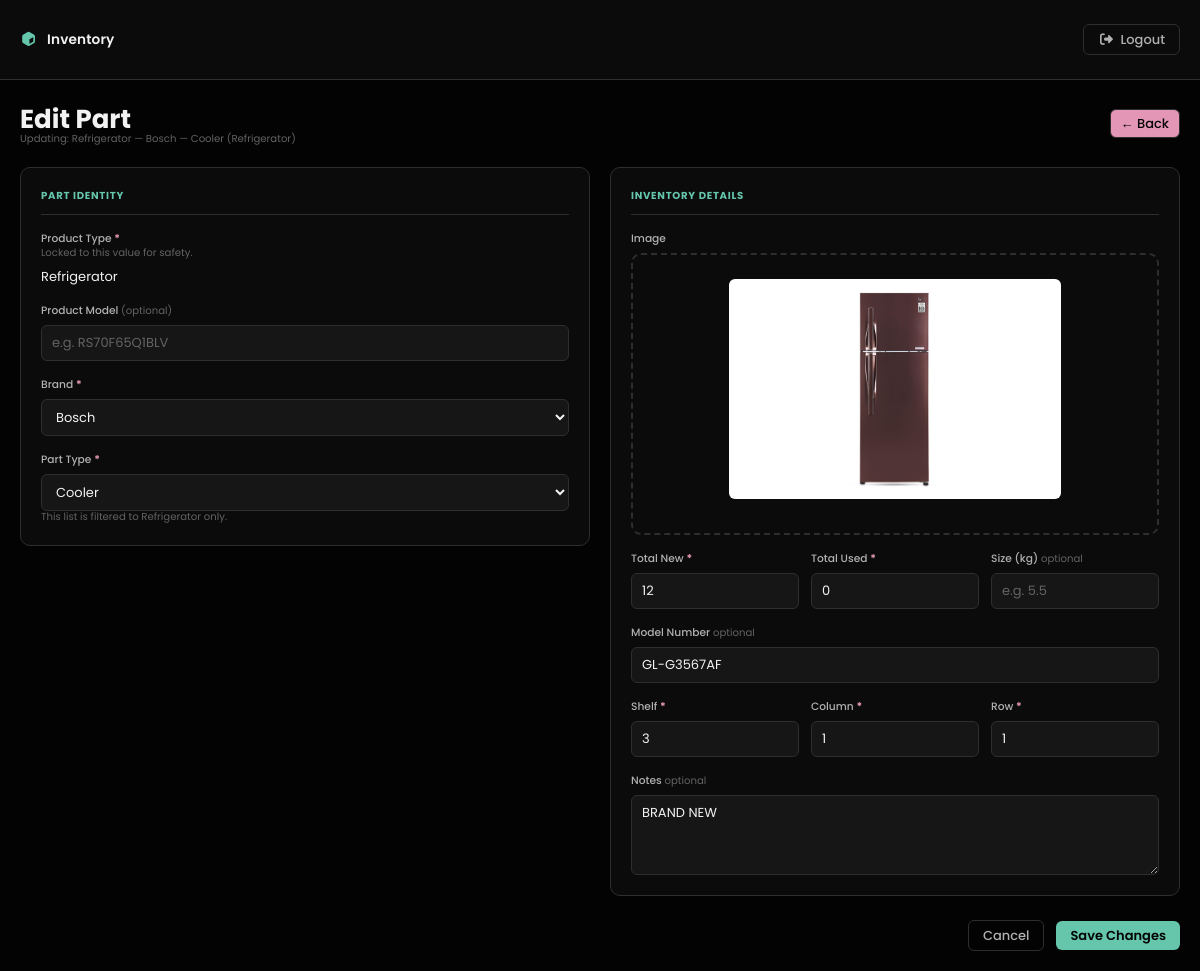
The app's page /part/edit/4 (signed in) with its own data.
### dashboard/models.py (models this page shows, shortened)
class Part(models.Model):
    product_type = models.ForeignKey(
        ProductType,
        on_delete=models.PROTECT,
        related_name="parts",
    )
    brand = models.ForeignKey(
        Brand,
        on_delete=models.PROTECT,
        related_name="parts",
    )
    part_type = models.ForeignKey(
        PartType,
        on_delete=models.PROTECT,
        related_name="parts",
    )
    image = models.ImageField(upload_to="parts/", null=True, blank=True)
    product_model = models.CharField(max_length=100, null=True, blank=True)
    total_new = models.PositiveIntegerField(default=0)
    total_used = models.PositiveIntegerField(default=0)
    size_kg = models.DecimalField(max_digits=7, decimal_places=2, null=True, blank=True)
    model_number = models.CharField(max_length=100, null=True, blank=True)
    shelf_number = models.PositiveIntegerField()
    column_number = models.CharField(max_length=100, null=True)
    row_number = models.CharField(max_length=100, null=True)
    notes = models.TextField(null=True, blank=True)
    class Meta:
        unique_together = [
            ("product_type", "brand", "part_type"),
            ("shelf_number", "column_number", "row_number"),
        ]

class ProductType(models.Model):
    name = models.CharField(max_length=100, unique=True)
    def __str__(self):
        return self.name

class Brand(models.Model):
    name = models.CharField(max_length=100, unique=True)
    def __str__(self):
        return self.name

class PartType(models.Model):
    name = models.CharField(max_length=150)
    product_type = models.ForeignKey(
        ProductType,
        on_delete=models.CASCADE,  # PartTypes for a deleted ProductType clean up automatically
        related_name="part_types",
    )
    class Meta:
        unique_together = ("name", "product_type")
    def __str__(self):
        return f"{self.name} ({self.product_type})"

### dashboard/views.py (the view, shortened to what this page needs)
# urls.py: path("part/edit/<int:pk>", views.edit_part, name="edit-part"),
@login_required
def edit_part(request, pk):
    item = get_object_or_404(
        Part.objects.select_related("product_type", "brand", "part_type"), pk=pk
    )
    product_types = ProductType.objects.all().order_by("name")
    brands = Brand.objects.all().order_by("name")
    part_types_for_product = PartType.objects.filter(
        product_type=item.product_type
    ).order_by("name")
    return render(
        request,
        "dashboard/edit_part.html",
        {
            "form": PartForm(
                instance=item, initial={"product_model": item.product_model or ""}
            ),
            "item": item,
            "product_types": product_types,
            "brands": brands,
            "part_types_for_product": part_types_for_product,
            "fk_errors": {},
            "posted": {},
        },
    )

### templates/dashboard/edit_part.html (shortened to what this page needs)
{% extends 'partials/base.html' %}
{% load static %}
{% block content %}
<div class="page-content">
  <div class="form-page-header">
    <div>
      <h1>Edit Part</h1>
      <p class="field-hint">
        Updating: {{ item.product_type }} — {{ item.brand }} — {{ item.part_type }}
      </p>
    </div>
    <a href="{% url 'dashboard-index' %}" class="btn btn-outline btn-icon">
      ← Back
    </a>
  </div>
  <form method="POST" enctype="multipart/form-data" class="part-form">
    <div class="part-form-grid">
      <section class="form-section">
        <div class="section-label">Part identity</div>
        <div class="form-group">
          <label class="form-label">Product Type <span class="req">*</span></label>
          <div class="field-hint">
            Locked to this value for safety.
          </div>
          <div class="locked-value">
            {{ item.product_type }}
          </div>
        </div>
        <div class="form-group">
          <label for="{{ form.product_model.id_for_label }}" class="form-label">
            Product Model <span class="opt">(optional)</span>
          </label>
          {{ form.product_model }}
        </div>
        <div class="form-group">
          <label for="brand-select" class="form-label">Brand <span class="req">*</span></label>
          <select id="brand-select" name="brand_select">
            {% for brand in brands %}
              {% if posted.brand_select %}
                <option value="{{ brand.id }}" {% if posted.brand_select == brand.id|stringformat:"s" %}selected{% endif %}>
                  {{ brand.name }}
                </option>
              {% else %}
                <option value="{{ brand.id }}" {% if item.brand_id == brand.id %}selected{% endif %}>
                  {{ brand.name }}
                </option>
              {% endif %}
            {% endfor %}
          </select>
        </div>
        <div class="form-group">
          <label for="part-type-select" class="form-label">Part Type <span class="req">*</span></label>
          <select id="part-type-select" name="part_type_select">
            {% for pt in part_types_for_product %}
              {% if posted.part_type_select %}
                <option value="{{ pt.id }}" {% if posted.part_type_select == pt.id|stringformat:"s" %}selected{% endif %}>
                  {{ pt.name }}
                </option>
              {% else %}
                <option value="{{ pt.id }}" {% if item.part_type_id == pt.id %}selected{% endif %}>
                  {{ pt.name }}
                </option>
              {% endif %}
            {% endfor %}
          </select>
          <div class="field-hint">
            This list is filtered to {{ item.product_type }} only.
          </div>
        </div>
      </section>
      <section class="form-section">
        <div class="section-label">Inventory details</div>
        <div class="form-group">
          <label class="form-label">Image</label>
          <label class="image-upload-area" for="id_image">
            {% if item.image %}
              <img
                id="image-preview"
                src="{{ item.image.url }}"
                alt="Current part image"
                style="max-width:100%; max-height:220px; display:block; margin:0 auto 10px;"
              >
            {% else %}
              <img id="image-preview" alt="" style="display:none; max-width:100%; max-height:220px; margin:0 auto 10px;">
            {% endif %}
          </label>
        </div>
        <div class="form-row-3">
          <div class="form-group">
            <label for="{{ form.total_new.id_for_label }}" class="form-label">Total New <span class="req">*</span></label>
            {{ form.total_new }}
          </div>
          <div class="form-group">
            <label for="{{ form.total_used.id_for_label }}" class="form-label">Total Used <span class="req">*</span></label>
            {{ form.total_used }}
          </div>
          <div class="form-group">
            <label for="{{ form.size_kg.id_for_label }}" class="form-label">Size (kg) <span class="opt">optional</span></label>
            {{ form.size_kg }}
          </div>
        </div>
        <div class="form-group">
          <label for="{{ form.model_number.id_for_label }}" class="form-label">Model Number <span class="opt">optional</span></label>
          {{ form.model_number }}
        </div>
        <div class="form-row-3">
          <div class="form-group">
            <label for="{{ form.shelf_number.id_for_label }}" class="form-label">Shelf <span class="req">*</span></label>
            {{ form.shelf_number }}
          </div>
          <div class="form-group">
            <label for="{{ form.column_number.id_for_label }}" class="form-label">Column <span class="req">*</span></label>
            {{ form.column_number }}
          </div>
          <div class="form-group">
            <label for="{{ form.row_number.id_for_label }}" class="form-label">Row <span class="req">*</span></label>
            {{ form.row_number }}
          </div>
        </div>
        <div class="form-group">
          <label for="{{ form.notes.id_for_label }}" class="form-label">Notes <span class="opt">optional</span></label>
          {{ form.notes }}
        </div>
      </section>
    </div>
    <div class="form-actions">
      <a href="{% url 'dashboard-index' %}" class="btn btn-outline">Cancel</a>
      <button type="submit" class="btn btn-primary">Save Changes</button>
    </div>
  </form>
</div>
{% endblock content %}

### static/style.css (style rules this page uses)
:root { --bg-dark: oklch(0.1 0 174); --bg: oklch(0.15 0 174); --bg-light: oklch(0.2 0 174); --text: oklch(0.96 0 174); --text-muted: oklch(0.76 0 174); --highlight: oklch(0.5 0 174); --border: oklch(0.4 0 174); --border-muted: oklch(0.3 0 174); --primary: oklch(0.76 0.1 174); --secondary: oklch(0.76 0.1 354); --danger: oklch(0.7 0.05 30); --warning: oklch(0.7 0.05 100); --success: oklch(0.7 0.05 160); --info: oklch(0.7 0.05 260); --radius: 6px; --radius-lg: 10px; --nav-h: 80px; }
*, *::before, *::after { margin: 0; padding: 0; box-sizing: border-box; }
html { font-size: 13px; font-family: Poppins, 'Segoe UI', Tahoma, sans-serif; }
body { background-color: var(--bg-dark); color: var(--text); min-height: 100vh; }
a { color: inherit; text-decoration: none; }
button, .btn { display: inline-flex; align-items: center; gap: 6px; outline: none; border: none; border-radius: var(--radius); cursor: pointer; padding: 8px 14px; font-family: inherit; font-size: inherit; font-weight: 500; line-height: 1; white-space: nowrap; transition: opacity 0.15s, transform 0.1s; }
.btn-primary { background-color: var(--primary); color: var(--bg-dark); font-weight: 600; }
.btn-outline { background-color: transparent; color: var(--text-muted); border: 1px solid var(--border-muted); }
.btn-icon { background-color: var(--secondary); color: var(--bg-dark); padding: 7px 10px; }
input[type="text"], input[type="password"], input[type="email"], select, textarea { background-color: var(--bg-light); color: var(--text); border: 1px solid var(--border-muted); border-radius: var(--radius); padding: 7px 10px; font-family: inherit; font-size: inherit; outline: none; transition: border-color 0.15s; width: 100%; }
input::placeholder { color: var(--highlight); }
.page-content { padding: 20px; max-width: 1600px; }
input[type="number"] { background-color: var(--bg-light); color: var(--text); border: 1px solid var(--border-muted); border-radius: var(--radius); padding: 7px 10px; font-family: inherit; font-size: inherit; outline: none; transition: border-color 0.15s; width: 100%; }
textarea { resize: vertical; min-height: 80px; }
.form-page-header { display: flex; justify-content: space-between; align-items: center; margin-bottom: 20px; gap: 12px; flex-wrap: wrap; }
.part-form { display: flex; flex-direction: column; gap: 20px; }
.part-form-grid { display: grid; grid-template-columns: 1fr 1fr; gap: 20px; align-items: start; }
.form-section { background-color: var(--bg); border: 1px solid var(--border-muted); border-radius: var(--radius-lg); padding: 20px; display: flex; flex-direction: column; gap: 16px; }
.section-label { font-size: 0.78rem; font-weight: 700; text-transform: uppercase; letter-spacing: 0.07em; color: var(--primary); margin: 0; padding-bottom: 10px; border-bottom: 1px solid var(--border-muted); }
.form-group { display: flex; flex-direction: column; gap: 6px; margin: 0; }
.form-label { font-size: 0.82rem; color: var(--text-muted); font-weight: 500; }
.req { color: var(--secondary); font-weight: 700; }
.opt { color: var(--highlight); font-weight: 400; font-size: 0.78rem; }
.form-row-3 { display: grid; grid-template-columns: 1fr 1fr 1fr; gap: 12px; }
.field-hint { color: var(--highlight); font-size: 0.78rem; margin-top: -8px; }
.image-upload-area { display: flex; align-items: center; justify-content: center; border: 2px dashed var(--border-muted); border-radius: var(--radius-lg); padding: 24px; cursor: pointer; transition: border-color 0.2s, background-color 0.2s; min-height: 130px; overflow: hidden; }
#image-preview { max-width: 100%; max-height: 200px; border-radius: var(--radius); object-fit: cover; }
.form-actions { display: flex; justify-content: flex-end; align-items: center; gap: 12px; padding-top: 4px; }

### records on screen
Part: product_type "Refrigerator", brand "Bosch", part_type "Cooler (Refrigerator)", brand_select "Bosch", part_type_select "Cooler", image (picture), total_new "12", total_used "0", model_number "GL-G3567AF", shelf_number "3", column_number "1", row_number "1", notes "BRAND NEW"
